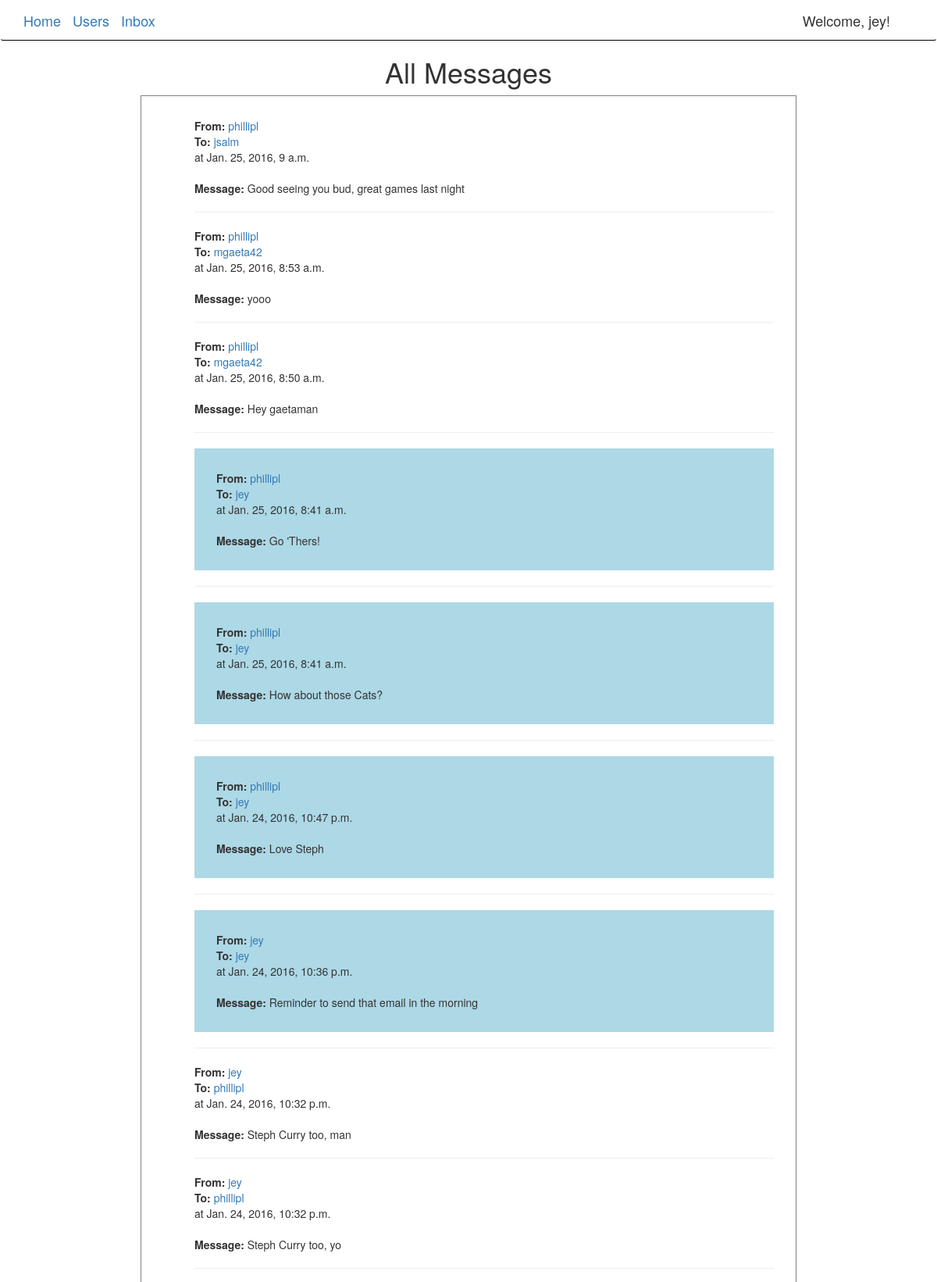
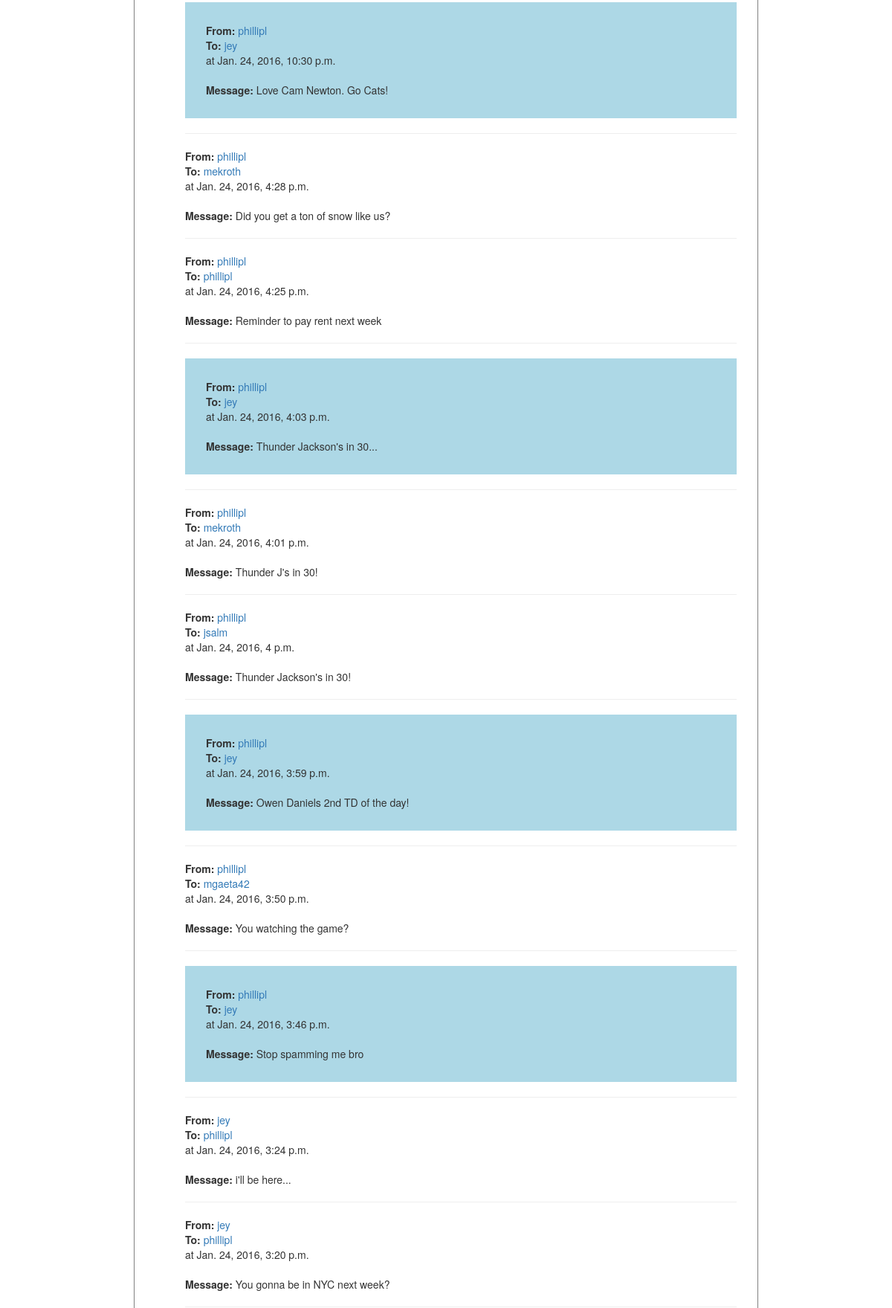
/ (signed in, upper part), run on the app's committed database (2 pictures, top to bottom).
### demo/models.py (models this page shows, shortened)
class Notification(SelfPublishModel, models.Model):
    serializer_class = NotificationSerializer
    message = models.TextField()
    user = models.ForeignKey(settings.AUTH_USER_MODEL, related_name='receiving_user')
    sending_user = models.ForeignKey(settings.AUTH_USER_MODEL, related_name='sending_user', default = DEFAULT_USER_ID)
    created = models.DateTimeField(auto_now_add=True)

### demo/views.py (the view)
# urls.py: url(r'^$', Notifications.as_view(), name='home'),
class Notifications(ListView):
	model = Notification
	template_name = 'home.html'
	users = forms.ModelChoiceField(queryset=User.objects.all().order_by('username'))
	def get_queryset(self):
		return self.model.objects.order_by('-pk')[:25]

### templates/home.html (shortened to what this page needs)
<!DOCTYPE html>
{% extends 'base.html' %}
{% load static %}
{% load swampdragon_tags %}
{% block content %}
	{% block bodyblock %}
	<h1>All Messages </h1>
	<div class="recent-messages">
		<ul id="notifications">
		    {% for notification in object_list %}
				{% if user and notification.user == user %}
			    <div id="alternate_color">
			    {% endif %}
				    <li><div id="detail">From: </div>
				    	<a href="/new_message/{{ notification.sending_user.id }}"> {{ notification.sending_user }}</a>
				    </li>
				    <li><div id="detail">To: </div>
				    	<a href="/new_message/{{ notification.user.id }}"> {{ notification.user }}</a>
				    </li>
				    <li>at {{ notification.created }}</li></br>
				    <li><div id="detail">Message: </div>{{ notification.message }}</li>
	    		{% if user and notification.user == user %}
				</div>
				{% endif %}
			    <hr>
		    {% endfor %}
		</ul>
	</div>
	{% endblock %}
{% endblock %}

### templates/base.html (shortened to what this page needs)
{% load static %}
{% load swampdragon_tags %}
<head>
<link rel="stylesheet" href="{{ STATIC_URL }}notifications.css">
<link rel="stylesheet" href="https://maxcdn.bootstrapcdn.com/bootstrap/3.3.6/css/bootstrap.min.css">
<link rel="stylesheet" href="https://maxcdn.bootstrapcdn.com/bootstrap/3.3.6/css/bootstrap-theme.min.css">
</head>
<div class="navbar navbar" role="navigation">
	  <div class="container">
	    <div class="navbar-header">
	      <a class="navbar-brand" href="/home/">Home</a>
	      <a class="navbar-brand" href="/users/">Users</a>
	      <a class="navbar-brand" href="/home/your_messages/">Inbox</a>
	    </div>
	    <div class="navbar-collapse collapse">
	      <ul class="nav navbar-nav pull-right">
	          {% if user and not user.is_anonymous %}
	          <li class="navbar-brand">Welcome, {{ user }}!</li>
	          {% else %}
	          	<a class="navbar-brand" href="/admin">Admin Login</a>
	          {% endif %}
	      </ul>
	  </div>
	</div>
</div>
{% block content %}{% endblock %}

### static/notifications.css (style rules this page uses)
li { list-style-type:none; }
.recent-messages, .list-users { border: 1px solid gray; width: 70%; margin-left: 15%; padding: 2em; }
h1 { text-align: center; }
.navbar.navbar { border-bottom: 1px solid black; }
#detail { font-weight: bold; display: inline; }
#alternate_color { background-color: lightblue; padding: 2em; }

### data on the page
Notification: sending_user "phillipl", user "jsalm", created "Jan. 25, 2016, 9 a.m.", message "Good seeing you bud, great games last night"
Notification: sending_user "phillipl", user "mgaeta42", created "Jan. 25, 2016, 8:53 a.m.", message "yooo"
Notification: sending_user "phillipl", user "mgaeta42", created "Jan. 25, 2016, 8:50 a.m.", message "Hey gaetaman"
Notification: sending_user "phillipl", user "jey", created "Jan. 25, 2016, 8:41 a.m.", message "Go 'Thers!"
Notification: sending_user "phillipl", user "jey", created "Jan. 25, 2016, 8:41 a.m.", message "How about those Cats?"
Notification: sending_user "phillipl", user "jey", created "Jan. 24, 2016, 10:47 p.m.", message "Love Steph"
Notification: sending_user "jey", user "jey", created "Jan. 24, 2016, 10:36 p.m.", message "Reminder to send that email in the morning"
Notification: sending_user "jey", user "phillipl", created "Jan. 24, 2016, 10:32 p.m.", message "Steph Curry too, man"
Notification: sending_user "jey", user "phillipl", created "Jan. 24, 2016, 10:32 p.m.", message "Steph Curry too, yo"
Notification: sending_user "phillipl", user "jey", created "Jan. 24, 2016, 10:30 p.m.", message "Love Cam Newton. Go Cats!"
Notification: sending_user "phillipl", user "mekroth", created "Jan. 24, 2016, 4:28 p.m.", message "Did you get a ton of snow like us?"
Notification: sending_user "phillipl", user "phillipl", created "Jan. 24, 2016, 4:25 p.m.", message "Reminder to pay rent next week"
Notification: sending_user "phillipl", user "jey", created "Jan. 24, 2016, 4:03 p.m.", message "Thunder Jackson's in 30..."
Notification: sending_user "phillipl", user "mekroth", created "Jan. 24, 2016, 4:01 p.m.", message "Thunder J's in 30!"
Notification: sending_user "phillipl", user "jsalm", created "Jan. 24, 2016, 4 p.m.", message "Thunder Jackson's in 30!"
Notification: sending_user "phillipl", user "jey", created "Jan. 24, 2016, 3:59 p.m.", message "Owen Daniels 2nd TD of the day!"
Notification: sending_user "phillipl", user "mgaeta42", created "Jan. 24, 2016, 3:50 p.m.", message "You watching the game?"
Notification: sending_user "phillipl", user "jey", created "Jan. 24, 2016, 3:46 p.m.", message "Stop spamming me bro"
Notification: sending_user "jey", user "phillipl", created "Jan. 24, 2016, 3:24 p.m.", message "i'll be here..."
Notification: sending_user "jey", user "phillipl", created "Jan. 24, 2016, 3:20 p.m.", message "You gonna be in NYC next week?"

### other printed values
{{ user }} "jey"
